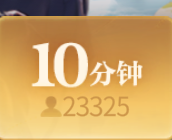
#> input picture templates/arena_10.png, 172 x 140 px
$ python -i main.py   (imports and definitions only)
#> lines starting #> are read from the running program, lines starting #| are printed output that depends on the picture
### adb.py
"""adb 后端：截屏与点击都走 Android 层，绕开 Windows 输入注入被拦的问题。

坐标体系：screencap 出来的图像像素 == input tap 使用的物理像素，天然一致，
不存在 DPI / 窗口边框 / 遮挡问题。
"""
import os
import re
import shutil
import subprocess
import sys

import cv2
import numpy as np


class AdbError(RuntimeError):
    """adb 调用失败（找不到 adb / 超时 / 设备掉线等）。

    以前这些错误安静地藏在返回码里，调用方拿到空输出继续跑，
    设备掉线表现为"一直识别不到棋盘"而不是"adb 挂了"。
    """


_BAD_EXT = (".py", ".pyw", ".pyc", ".txt", ".md")


def _which_adb():
    """在 PATH 里找 adb。

    Windows 的 PATHEXT 含 .PY，且 shutil.which 会搜当前目录，所以直接
    shutil.which("adb") 会把本项目自己的 adb.py 当成可执行文件返回——
    必须按扩展名和所在目录排除掉。
    """
    here = os.path.dirname(os.path.abspath(__file__))
    for name in ("adb", "adb.exe"):
        p = shutil.which(name)
        if not p:
            continue
        p = os.path.abspath(p)
        if os.path.dirname(p) == here:                     # 命中自己这个脚本
            continue
        if os.path.splitext(p)[1].lower() in _BAD_EXT:     # 命中某个 .py
            continue
        return p
    return None


def _find_adb():
    """定位 adb 可执行文件，按优先级：
    环境变量 XIANGQI_ADB/ADB_PATH -> PATH -> ANDROID_HOME/SDK_ROOT -> 常见安装位置。

    以前硬编码 C:\\Users\\Administrator\\...\\adb.exe，换台机器直接跑不了。
    """
    for var in ("XIANGQI_ADB", "ADB_PATH"):
        p = os.environ.get(var)
        if p and os.path.exists(p):
            return os.path.abspath(p)

    found = _which_adb()
    if found:
        return found

    cands = []
    for var in ("ANDROID_HOME", "ANDROID_SDK_ROOT", "ANDROID_SDK_HOME"):
        root = os.environ.get(var)
        if root:
            cands += [os.path.join(root, "platform-tools", n) for n in ("adb.exe", "adb")]
    home = os.path.expanduser("~")
    cands += [
        os.path.join(home, "AppData", "Local", "Android", "Sdk", "platform-tools", "adb.exe"),
        os.path.join(home, "Android", "Sdk", "platform-tools", "adb.exe"),
        os.path.join("/usr", "bin", "adb"),
        os.path.join("/usr", "local", "bin", "adb"),
    ]
    for c in cands:
        if os.path.exists(c):
            return c
    return None


ADB = _find_adb()

# 最近一次 adb 失败的原因，供调用方/界面显示
LAST_ERROR = [None]

# adb / 引擎都是控制台程序，不加这个标志每调用一次就会闪一个 cmd 窗口
NO_WINDOW = 0x08000000 if sys.platform == "win32" else 0

# adb 断连的典型提示，用来把"设备掉线"和"命令本身失败"区分开
_OFFLINE_HINTS = ("no devices/emulators found", "device offline", "device not found",
                  "closed", "cannot connect")


# [43 lines left out: functions _diag, _run, not called in this run]


def adb_path():
    """返回当前使用的 adb 路径（找不到时为 None），便于诊断。"""
    return ADB


# [48 lines left out: functions devices, first_device, connect, not called in this run]


# --- 模拟器自动发现 -------------------------------------------------------
# MuMu 的 adb 端口每次启动可能不同（实测见过 16384 / 7555 / 21503），且远在
# adb 自动扫描范围之外，所以只能问 MuMuManager 要，拿不到再按常见端口试。
_MUMU_FALLBACK_PORTS = (16384, 7555, 21503, 7556, 5555)
_MUMU_MANAGER = "MuMuManager.exe"


# [106 lines left out: functions mumu_manager_path, mumu_adb_ports, auto_connect, screencap, not called in this run]


def tap(x, y, serial=None, timeout=10):
    return _run(["shell", "input", "tap", str(int(x)), str(int(y))],
                timeout=timeout, serial=serial)[0] == 0


# [31 lines left out: functions swipe, key, wm_size, top_activity, not called in this run]


# [11 lines that do not run on import are left out]

### advice.py
"""局面评估换算与残局应对。

三块东西，都被主循环和界面用到：

1) win_percent(info)  —— 把引擎输出换成人看得懂的胜率
2) phase(board)       —— 判定开局/中局/残局
3) 残局对策           —— 加长思考时间、优先找强制杀

分数视角说明（容易搞反）
------------------------
UCI 的 score 一律是**当前局面的走子方**视角。main 拼 FEN 时走子方写的是我方
（`to_fen(...) + " w"` 表示我方执红且该我走），所以这里的 info 天然是我方视角，
不用再做 side 换算。一旦将来出现"替对手分析"的场景，必须先把分数取反。
"""

from __future__ import annotations

WIN_DIVISOR = 400.0     # Elo 式换算的分母：越大越保守（400 时 1 兵优势≈60%）

# 子力价值（与主流象棋引擎同量级，单位=分）。只用于两件事：
#   1) 估算局面子力差，给评估分画一条"物理上限"；
#   2) 残局/大优时的辅助判断。
# 兵卒按未过河计（过河兵实际更值钱，所以下面给评估留了宽裕的余量）。
PIECE_VALUE = {
    "R": 900, "N": 400, "C": 450, "B": 200, "A": 200, "P": 100, "K": 0,
    "r": 900, "n": 400, "c": 450, "b": 200, "a": 200, "p": 100, "k": 0,
}

# 评估分相对"子力差"允许浮动的余量。棋子的位置价值、兵过河加成、尤其是
# **攻势**（有杀但还没算清 mate 时）都会让评估远超纯子力差，所以这条线必须
# 留得宽：实测真实大优局面能到 +2150，卡在 1200 会把真局面误杀。
# 见过真实事故：黑车被误认成黑卒 → 引擎算出 +6141（≈多六个车）→ 胜率 100%，
# 取 2600 能把这类荒谬值挡住，同时不误伤真实的攻势型优势。
EVAL_SLACK = 2600
EVAL_MAT_RATIO = 1.5    # 子力差越大，允许的位置价值浮动也越大

# 超限豁免：cp 高出子力上限时，若三条同时成立，判定是"真杀势"而非错帧。
# 事故由来：子力差 0 的中局，引擎 14 层算出 cp +6044，被纯子力上限当成错帧
# 拦掉，胜率就一直卡在旧值上。离线复核同一局面（depth 20）：cp 3137、
# wdl 1000 0 0 —— 确是绝杀势，bot 走的 b3b6 也和离线 bestmove 一致。
# 子力相当但已成杀势时 cp 到 3000~9999 是常态，线性上限必然误杀。
# 三条判据缺一不可，目的都是把"误放行"压到最低：
#   1. 搜得够深（浅层的大分值多半是搜索噪声）；
#   2. 引擎自己的 wdl 胜负模型也认为一边倒；
#   3. 子力差没有凭空跳变（错帧的典型特征是凭空多/少一个大子）。
EVAL_TRUST_DEPTH = 12
EVAL_TRUST_WDL = 0.95
EVAL_DIFF_JUMP = 400    # 子力差跳变阈值，约一个马/炮
_LAST_DIFF = [None]     # 上一次判定时的子力差，用于识别"凭空多子"
_LAST_N = [None]        # 上一次判定时的棋子总数，用于识别"真吃子"


# [10 lines left out: function forget_diff, not called in this run]

# 胜率跳变钳制：单帧最多变化的幅度。识别抖动会让相邻两帧的局面完全不同，
# 若直接采信就会出现 1.2% → 100% 这种荒唐跳变。
WR_MAX_STEP = 0.20
WR_EMA_ALPHA = 0.55     # 新值权重，越大越灵敏

# 残局里用来判定"还有多少攻击力量"的车马炮（满编双方共 12）。
# 注意别把兵卒放进来：兵要过河才谈得上攻击力，算进来会让这条阈值失效
# ——初始局面两边就是 10 个兵，阈值会被它们撑得一直判不进残局。
BIG = "RNC rnc"

PHASE_CN = {"open": "开局", "mid": "中局", "end": "残局"}

# 残局判定阈值：任一条成立就算残局
END_BIG_MAX = 6         # 双方车马炮总数 ≤ 6（满编是 12）
END_PIECE_MAX = 14      # 双方总子数 ≤ 14（满编 32）

# 残局模式给引擎的时间：基准的倍数，以及封顶值
END_THINK_SCALE = 2.5
END_THINK_MAX = 3000

MATE_TIMEOUT = 1.0        # 找杀的等待上限
                          # 残局子少，正常情况毫秒级就能出结果（实测 8 层 0.00s）。
                          # 给这么紧是因为引擎遇到不接受的局面会**既不出着法
                          # 也不报错**，一直干等；这种情况下每步白卡几秒太亏，
                          # 宁可判定"没有杀"走常规搜索。
MATE_MAX_DEPTH = 12       # 深度上限，防止这里的开销失控


def _val(v):
    """board 的值可能是 'R'，也可能是 ('R', 0.98) 这种带置信度的元组。"""
    return v[0] if isinstance(v, tuple) else v


# [29 lines left out: functions board_pieces, phase, not called in this run]


def is_endgame(board):
    return phase(board)[0] == "end"


# [156 lines left out: functions endgame_think_ms, material_balance, eval_credible, _extreme_but_trusted, win_percent, not called in this run]


class WinRateSmoother:
    """胜率平滑：抗识别抖动，同时保留真实的趋势变化。

    单帧直接用会出现 1.2% → 100% 这种跳变（真凶是识别错帧，但即便
    识别正常，浅搜的相邻帧分数也会抖几个百分点）。这里做两件事：
      1) EMA 平滑，让曲线连续；
      2) 跳变钳制，单帧最多挪 WR_MAX_STEP，防止单次错帧把显示打飞。

    局面存疑（win_percent 返回 None）时不更新，保持上一个可信值——
    宁可显示"旧一点但真"，也不要显示"新但假"。
    """

    def __init__(self, alpha=WR_EMA_ALPHA, max_step=WR_MAX_STEP):
#> further down, picture is the input picture: shape (140, 172, 3); mean B, G, R 105.1, 166.9, 207.2
        self.alpha = alpha
        self.max_step = max_step
        self.value = None
        self.stale = 0          # 连续多少帧没能更新

    # [16 lines left out: function update, not called in this run]

    def reset(self):
        self.value = None
        self.stale = 0


# [53 lines left out: functions eval_text, find_forced_mate, not called in this run]

### main.py
"""天天象棋自动对弈主程序。

用法:
  python main.py watch            持续识别并打印棋盘（不落子）
  python main.py once             分析当前局面并替红方走一步
  python main.py once --dry       只算出走法，不点击
  python main.py auto             完整循环自动对弈（红方）
"""
import glob
import os
import sys
import threading as _threading
import time

import cv2
import numpy as np

import adb as adbmod
import advice
import board_locator as bl
import capture as cap
import clicker as clk
import mumu_cap as mumucap
from engine import Engine
from recognize import Recognizer, board_diagram, moved_fen, to_fen, validate_board

WINDOW = "天天象棋"
MY_SIDE = "red"          # 用户执红
SIDE_FLIPS = [0]         # 本局执子方换边次数，用于僵局熔断
SIDE_GUESS = [False]     # 朝向先验是否已用过（每局只定一次，避免反复改判）
THINK_MS = 350           # 思考时间（要更强可适当调大）
POLL = 0.35              # 轮询间隔
BOOT_WAIT = 2.5          # 新局开局观察窗口（等对手先动，黑先时对方会先落子）
BOOT_PATIENCE = 12.0     # 判黑（我方后手）时，最多再耐心等多久对手先落子
MATE_DEPTH = 2           # 将死检测的搜索深度（有无合法着法第 1 层就看清，2 留余量）
MATE_SEARCH_DEPTH = 8    # 残局找强制杀的搜索深度（固定深度，够看清连杀即可）
USE_PONDER = True        # 我方落子后让引擎后台预搜索对手应手（不降棋力，命中即省）

PONDER = {"move": None, "expect": None}   # 后台预搜索的对手应手 + 命中后应有的局面
PENDING = [None]                          # 命中后取回的 (bestmove, res, fen_body)
PONDER_STAT = [0, 0]                      # [命中数, 尝试数]，命中率决定实际收益
# 同一手连续"落子未生效"的记录。counter>=1 时下一次点击前要先复位 UI 的选中态，
# 否则第二次同样的两次点击会把刚到位的子又走回去（有状态的棋类 UI 通病）。
MISS_STAT = {"move": None, "count": 0}
CONFIRMED = [False]                       # 上一手是否真的确认落到新格（自动执子锁定用）
_LAST_FAIL = [""]                         # 上次打印的校验失败原因（同原因不重复刷屏）
FORCE_RESNAP = [False]                    # 引擎拒局后要求主循环丢帧重新识别
MISS_HEAL = [0]                           # 连续"落子未生效"的自愈轮数，攒够才认输

# 自动判定我方执红/执黑（长时间挂机必需：App 每局先后手不固定，写死红方会
# 落到"给对手的着法 + 点击被拒"）。关闭条件：命令行 --red/--black 显式指定，
# 或 bot_config.json 里 "auto_side": false。判定成功后 SIDE_LOCK 锁定，
# 每局结束开新局时会解锁重判。
AUTO_SIDE = True
SIDE_LOCK = None


# [152 lines left out: functions clear_ponder, apply_side, report_winrate, deep_eval_on_wait, neutral_tap, not called in this run]


MOVE_SETTLE = 0.35       # 落子后的动画等待上限（轮询到落定即提前返回）
TAP_GAP = 0.10           # 起点与终点两次点击的间隔
MUMU_TAP = True          # MuMu SDK 触摸点击（比 adb tap 快 4 倍且更稳，失败自动回退）
WAIT_MAX = 90            # 等对方落子的耐心上限，超过则怀疑我方未生效
POPUP_BRIGHT_RATIO = 0.7  # 画面亮度低于基线 70% 视为有压暗弹窗
AUTO_NEXT = True         # 对局结束后自动点「再来一局」
INITIAL_FEN = "rnbakabnr/9/1c5c1/p1p1p1p1p/9/9/P1P1P1P1P/1C5C1/9/RNBAKABNR"

BACKEND = None           # 'adb' | 'win'
SER = None
HW = None
MUMU = None              # MuMu 共享内存截图（~10ms/帧）；None/不可用时 grab 走 adb
CALIB = None             # 冻结的棋盘标定（由 harvest.py 写入）
BOARD_FLIP = False       # 当前棋盘是否相对"红在下"翻转了 180°（执黑时 App 会翻棋盘）
# 这两个必须在模块级先定义：shutdown_engine() 会在 Engine 创建之前就被调用
# （main() 的 finally 对任何返回路径都生效），没有初值会直接 NameError。
REC = None
ENGINE = None

import json as _json
import os as _os
# [2 lines not run here, left out]

# 允许外部配置覆盖（GUI 会把设置写进 bot_config.json）
_CFG = {}
# [5 lines not run here, left out]
THINK_MS = int(_CFG.get("think_ms", THINK_MS))
POLL = float(_CFG.get("poll", POLL))
BOOT_WAIT = float(_CFG.get("boot_wait", BOOT_WAIT))
BOOT_PATIENCE = float(_CFG.get("boot_patience", BOOT_PATIENCE))
MATE_DEPTH = int(_CFG.get("mate_depth", MATE_DEPTH))
USE_PONDER = bool(_CFG.get("ponder", USE_PONDER))
MOVE_SETTLE = float(_CFG.get("move_settle", MOVE_SETTLE))
TAP_GAP = float(_CFG.get("tap_gap", TAP_GAP))
MUMU_TAP = bool(_CFG.get("mumu_tap", MUMU_TAP))
WAIT_MAX = int(_CFG.get("wait_max", WAIT_MAX))
AUTO_NEXT = bool(_CFG.get("auto_next", AUTO_NEXT))
ENGINE_THREADS = int(_CFG.get("threads", 0)) or None
ENGINE_HASH = int(_CFG.get("hash_mb", 256))
# 后台预搜索的时间上限（毫秒）。Pikafish 的 ponder 是无限搜索、movetime 对
# 它无效，不设上限就会在等待对手的几十秒里满线程吃 CPU。3s 覆盖对手落子的
# 高概率窗口，之后 CPU 自动归零。
# 执红 / 执黑。执黑时棋盘朝向由 orient_board() 自动摆正，这里只决定
# 走子方（w/b）和"哪些子是我方的"。命令行 --black 可临时覆盖。
# 配置里 side 允许写 "auto"：交给 AUTO_SIDE 自动判定（挂机场景）。
_side_cfg = str(_CFG.get("side", MY_SIDE)).lower()
MY_SIDE = _side_cfg if _side_cfg in ("red", "black") else MY_SIDE
AUTO_SIDE = bool(_CFG.get("auto_side", AUTO_SIDE))
PONDER_MAX_MS = int(_CFG.get("ponder_max_ms", 3000))
# 等对手落子时的采样间隔。画面这段时间本就静止，25Hz 采样纯属浪费：
# frame_changed 一次约 9ms CPU，25 次/秒就是两成单核。降到 ~8Hz，
# 发现落子最多晚 80ms，几乎无感。
POLL_IDLE = float(_CFG.get("poll_idle", 0.12))
# 胜率专用深度评估：与"选着搜索"分开跑。
# 选着为了抢时间只有 350ms（约 15~18 层），复杂局面下分数会抖好几个百分点；
# 胜率是要给人看的，值得多花时间。等对手落子时我们有几十秒空闲，拿 1.5s
# 做一次深搜，既不影响节奏又能拿到稳定得多的 WDL。
# 这里必须用 movetime 而不是固定深度：depth 22 在中局可能跑几十秒，
# 而 analyse 一旦超时会重启引擎（重新加载 48MB NNUE，卡好几秒），
# 反而拖慢对局。movetime 保证引擎按时返回着法，超时不会发生。
EVAL_MS = int(_CFG.get("eval_ms", 1500))
EVAL_ON_WAIT = bool(_CFG.get("eval_on_wait", True))
# 扫「再来一局」按钮的间隔。结算页会停留很久，不必高频；太密则白白多做
# 几次颜色判定（每次约十几毫秒）。
END_CHECK_GAP = float(_CFG.get("end_check_gap", 2.0))
# 胜率平滑器：抗识别抖动 + 抗浅搜抖动，见 advice.WinRateSmoother
WR_SMOOTHER = advice.WinRateSmoother()
LAST_WR_RAW = [None]     # 最近一次可信的原始胜率，供日志对照
_WR_REJECT_T = 0.0       # 上次打印"本帧不可信"的时间（节流，避免刷屏）


# [72 lines left out: functions init_backend, img_ok, grab, _grab_raw, click_point, not called in this run]


_FP_PREV = [None]        # 上一帧的缩略图指纹
_FP_THR = 0.3            # 变化判定阈值（实测：静止噪声 <0.08，走子变化 >1.0）


# [53 lines left out: functions frame_changed, orient_board, raw_cell, not called in this run]


LAST_SNAP_REASON = ""    # 上一次 snapshot 失败的具体原因，供主循环区分"等待态"


# [220 lines left out: functions is_empty_board_wait, snapshot, fen_cells, fen_diff, cells_to_uci, move_from_fen_diff and 5 more, not called in this run]


NEXT_BTN = {   # 结算框「再来一局」按钮的屏幕比例位置，按包名区分
    "com.tencent.qqgame.xq": (0.707, 0.842),
    "cn.jj.chess": (0.489, 0.926),
}
DEFAULT_BTN = (0.5, 0.9)


# [23 lines left out: functions current_package, opponent_mated, not called in this run]


def green_button(img=None, min_area=500, max_area=None, min_y_ratio=None):
    """找结算框上的绿色按钮（JJ象棋「再来一局」为绿底白字）。

    返回 (面积, cx, cy) 或 None。结算框消失后返回 None，可用来验证点击是否生效。

    max_area / min_y_ratio 是给"主动扫结算页"用的收紧条件。纯颜色判定太粗，
    实测对局界面里有面积 5000+、位置偏上的绿色元素会被误判成结算按钮，
    于是 bot 在对局中连点好几下。结算页那个按钮的实测特征：
    面积 600~1500、中心 y 约在屏幕 0.89 处（很靠下）。
    """
#> called with min_area = 400, max_area = 2600, min_y_ratio = 0.82
    if img is None:
        img = grab()
    if img is None:
        return None
    h = img.shape[0]
#> h = 140
    try:
        b, g, r = cv2.split(img.astype(np.int16))
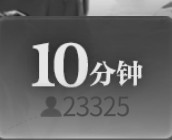
#> b: shape (140, 172) int16; min 31, max 232, mean 105.1
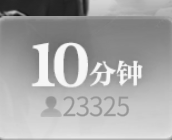
#> g: shape (140, 172) int16; min 20, max 248, mean 166.9
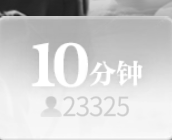
#> r: shape (140, 172) int16; min 30, max 255, mean 207.2
        mask = ((g - np.maximum(b, r)) > 40).astype(np.uint8)
#> mask: shape (140, 172); every value is 0
        low = mask[int(h * 0.6):]
#> low: shape (56, 172); every value is 0
        n, _, stats, cent = cv2.connectedComponentsWithStats(low, 8)
#> n = 1; stats = [[0, 0, 172, 56, 9632]]; cent = [[85.5, 27.5]]
        best = None
        for i in range(1, n):
            area = float(stats[i][4])
            if area <= min_area:
                continue
            cy = float(cent[i][1]) + h * 0.6
            if max_area is not None and area > max_area:
                continue
            if min_y_ratio is not None and cy < h * min_y_ratio:
                continue
            cand = (area, float(cent[i][0]), cy)
            if best is None or cand[0] > best[0]:
                best = cand
        return best
    except Exception:
        return None


# [31 lines left out: functions flipped_initial, is_initial_position, not called in this run]


ARENA_TPL = [None]       # 「10分钟」按钮模板灰度图缓存（None=未加载, False=加载失败）


# [46 lines left out: function find_arena_10, not called in this run]


ARENA_CLICK_T = [0.0]    # 上次点场次按钮的时间，防连点


# [81 lines left out: functions start_arena_game, find_close_x, dismiss_popup, not called in this run]


popup_baseline = [110.0]   # 正常对局画面的亮度基线（滑动平均）


# [62 lines left out: function click_next_game, not called in this run]


END_CHECK_T = [0.0]      # 上次扫「再来一局」按钮的时间
END_HITS = [0]           # 连续扫到绿色按钮的次数


def try_settlement(img, force=False):
    """周期性扫「再来一局」按钮，命中两次就开新局。返回 True=已开新局。

    force=True 跳过"间隔"和"连中两次"两道限制立刻扫一次。给僵局熔断用：
    那时 bot 正在结算动画期的残影上反复点棋盘，等不到下一轮常规扫描。

    结算页必须主动扫，靠"读不到棋盘"来触发是不够的，而且会漏：
      - 有时结算页上棋盘还在（终局局面），校验照样通过 → bot 当成对局中，
        在结算页上反复尝试走子，卡死不动；
      - 有时结算页把棋盘缩小上移，冻结标定读出来是垃圾 → 走"等待态"分支
        静默等待，同样永远轮不到结算检测。
    两种路径都会经过这里，所以放在两处都调用。

    连中两次才动手：green_button 是纯颜色判定，对局界面偶尔有绿色元素，
    误报一次就要跑 click_next_game 的十次尝试（约 30 秒）。
    """
    if not AUTO_NEXT:
        return False
    now = time.time()
    if not force and now - END_CHECK_T[0] < END_CHECK_GAP:
        return False
    END_CHECK_T[0] = now
    try:
        # 收紧条件只在主动扫描时用：结算按钮面积几百到一千五、位置很靠下。
        # 实测对局界面的绿色元素面积能到 5000+ 且位置偏上，不卡这两条就会
        # 在对局中误判成结算页，连点好几下干扰对局。
        btn = green_button(img, min_area=400, max_area=2600, min_y_ratio=0.82)
    except Exception:
        btn = None
    END_HITS[0] = END_HITS[0] + 1 if btn is not None else 0
    if not force and END_HITS[0] < 2:
        return False
    END_HITS[0] = 0
    print("\n[结算] 检测到「再来一局」按钮，本局已结束", flush=True)
    if click_next_game():
        print("[结算] 新对局已开始")
        return True
    print("[结算] 点击未生效，继续尝试")
    return False


# [41 lines left out: function handle_possible_game_end, not called in this run]


STOP = _threading.Event()      # GUI 停止按钮置位，循环下一处检查点即退出


# [924 lines left out: functions sleep_check, _calib_backup, _calib_restore, reload_calib, calibrate, shutdown_engine and 4 more, not called in this run]


# [13 lines not run here, left out]

>>> import cv2
>>> picture = cv2.imread('templates/arena_10.png')
>>> result = try_settlement(picture)
#> result = False
